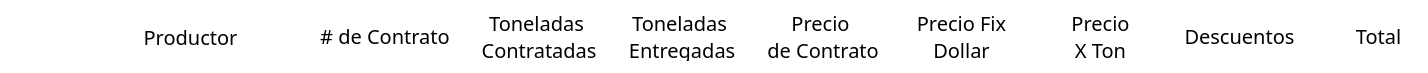
         <widget class="QWidget" name="scrollAreaWidgetContents_2">
          <property name="geometry">
           <rect>
            <x>0</x>
            <y>0</y>
            <width>1428</width>
            <height>73</height>
           </rect>
          </property>
          <property name="styleSheet">
           <string notr="true">border-width:0px;
border-color:rgb(112, 112, 112);
border-style:solid;
border-radius:10px;
background-color:rgb(255,255,255);</string>
          </property>
          <widget class="QLabel" name="label_41">
           <property name="geometry">
            <rect>
             <x>120</x>
             <y>20</y>
             <width>141</width>
             <height>33</height>
            </rect>
           </property>
           <property name="font">
            <font>
             <family>Bahnschrift</family>
             <pointsize>-1</pointsize>
             <weight>50</weight>
             <italic>false</italic>
             <bold>false</bold>
            </font>
           </property>
           <property name="styleSheet">
            <string notr="true">font:20px;
border-radius:0px;
border-color: rgb(255, 255, 255);</string>
           </property>
           <property name="text">
            <string>Productor</string>
           </property>
           <property name="alignment">
            <set>Qt::AlignCenter</set>
           </property>
          </widget>
          <widget class="QWidget" name="layoutWidget">
           <property name="geometry">
            <rect>
             <x>320</x>
             <y>11</y>
             <width>1115</width>
             <height>50</height>
            </rect>
           </property>
           <layout class="QHBoxLayout" name="horizontalLayout_2">
            <property name="spacing">
             <number>26</number>
            </property>
            <item>
             <widget class="QLabel" name="label_42">
              <property name="font">
               <font>
                <family>Bahnschrift</family>
                <pointsize>-1</pointsize>
                <weight>50</weight>
                <italic>false</italic>
                <bold>false</bold>
               </font>
              </property>
              <property name="styleSheet">
               <string notr="true">font:20px;
border-radius:0px;
border-color: rgb(255, 255, 255);</string>
              </property>
              <property name="text">
               <string># de Contrato</string>
              </property>
              <property name="alignment">
               <set>Qt::AlignCenter</set>
              </property>
             </widget>
            </item>
            <item>
             <widget class="QLabel" name="label_43">
              <property name="font">
               <font>
                <family>Bahnschrift</family>
                <pointsize>-1</pointsize>
                <weight>50</weight>
                <italic>false</italic>
                <bold>false</bold>
               </font>
              </property>
              <property name="styleSheet">
               <string notr="true">font:20px;
border-radius:0px;
border-color: rgb(255, 255, 255);</string>
              </property>
              <property name="text">
               <string>Toneladas 
 Contratadas</string>
              </property>
              <property name="alignment">
               <set>Qt::AlignCenter</set>
              </property>
             </widget>
            </item>
            <item>
             <widget class="QLabel" name="label_44">
              <property name="font">
               <font>
                <family>Bahnschrift</family>
                <pointsize>-1</pointsize>
                <weight>50</weight>
                <italic>false</italic>
                <bold>false</bold>
               </font>
              </property>
              <property name="styleSheet">
               <string notr="true">font:20px;
border-radius:0px;
border-color: rgb(255, 255, 255);</string>
              </property>
              <property name="text">
               <string>Toneladas 
 Entregadas</string>
              </property>
              <property name="alignment">
               <set>Qt::AlignCenter</set>
              </property>
             </widget>
            </item>
            <item>
             <widget class="QLabel" name="label_45">
              <property name="font">
               <font>
                <family>Bahnschrift</family>
                <pointsize>-1</pointsize>
                <weight>50</weight>
                <italic>false</italic>
                <bold>false</bold>
               </font>
              </property>
              <property name="styleSheet">
               <string notr="true">font:20px;
border-radius:0px;
border-color: rgb(255, 255, 255);</string>
              </property>
              <property name="text">
               <string>Precio 
 de Contrato</string>
              </property>
              <property name="alignment">
               <set>Qt::AlignCenter</set>
              </property>
             </widget>
            </item>
            <item>
             <widget class="QLabel" name="label_46">
              <property name="font">
               <font>
                <family>Bahnschrift</family>
                <pointsize>-1</pointsize>
                <weight>50</weight>
                <italic>false</italic>
                <bold>false</bold>
               </font>
              </property>
              <property name="styleSheet">
               <string notr="true">font:20px;
border-radius:0px;
border-color: rgb(255, 255, 255);</string>
              </property>
              <property name="text">
               <string>Precio Fix 
 Dollar </string>
              </property>
              <property name="alignment">
               <set>Qt::AlignCenter</set>
              </property>
             </widget>
            </item>
            <item>
             <widget class="QLabel" name="label_47">
              <property name="font">
               <font>
                <family>Bahnschrift</family>
                <pointsize>-1</pointsize>
                <weight>50</weight>
                <italic>false</italic>
                <bold>false</bold>
               </font>
              </property>
              <property name="styleSheet">
               <string notr="true">font:20px;
border-radius:0px;
border-color: rgb(255, 255, 255);</string>
              </property>
              <property name="text">
               <string>Precio 
X Ton</string>
              </property>
              <property name="alignment">
               <set>Qt::AlignCenter</set>
              </property>
             </widget>
            </item>
            <item>
             <widget class="QLabel" name="label_50">
              <property name="font">
               <font>
                <family>Bahnschrift</family>
                <pointsize>-1</pointsize>
                <weight>50</weight>
                <italic>false</italic>
                <bold>false</bold>
               </font>
              </property>
              <property name="styleSheet">
               <string notr="true">font:20px;
border-radius:0px;
border-color: rgb(255, 255, 255);</string>
              </property>
              <property name="text">
               <string>Descuentos</string>
              </property>
              <property name="alignment">
               <set>Qt::AlignCenter</set>
              </property>
             </widget>
            </item>
            <item>
             <widget class="QLabel" name="label_49">
              <property name="font">
               <font>
                <family>Bahnschrift</family>
                <pointsize>-1</pointsize>
                <weight>50</weight>
                <italic>false</italic>
                <bold>false</bold>
               </font>
              </property>
              <property name="styleSheet">
               <string notr="true">font:20px;
border-radius:0px;
border-color: rgb(255, 255, 255);</string>
              </property>
              <property name="text">
               <string>Total</string>
              </property>
              <property name="alignment">
               <set>Qt::AlignCenter</set>
              </property>
             </widget>
            </item>
           </layout>
          </widget>
         </widget>
